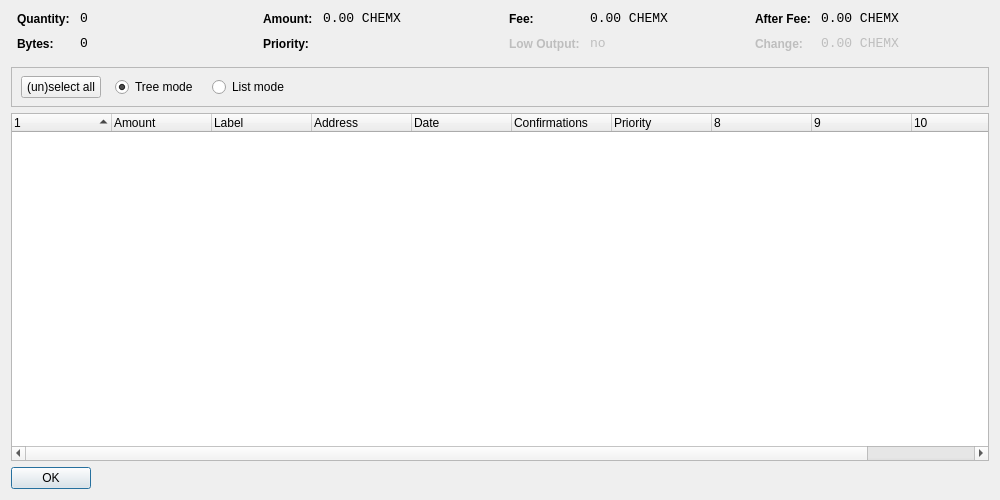
<?xml version="1.0" encoding="UTF-8"?>
<ui version="4.0">
 <class>CoinControlDialog</class>
 <widget class="QDialog" name="CoinControlDialog">
  <property name="geometry">
   <rect>
    <x>0</x>
    <y>0</y>
    <width>1000</width>
    <height>500</height>
   </rect>
  </property>
  <property name="windowTitle">
   <string>Coin Control</string>
  </property>
  <layout class="QVBoxLayout" name="verticalLayout">
   <item>
    <layout class="QHBoxLayout" name="horizontalLayoutTop" stretch="0,0,0,0">
     <property name="topMargin">
      <number>0</number>
     </property>
     <property name="bottomMargin">
      <number>10</number>
     </property>
     <item>
      <layout class="QFormLayout" name="formLayoutCoinControl1">
       <property name="horizontalSpacing">
        <number>10</number>
       </property>
       <property name="verticalSpacing">
        <number>10</number>
       </property>
       <property name="leftMargin">
        <number>6</number>
       </property>
       <property name="rightMargin">
        <number>6</number>
       </property>
       <item row="0" column="0">
        <widget class="QLabel" name="labelCoinControlQuantityText">
         <property name="styleSheet">
          <string notr="true">font-weight:bold;</string>
         </property>
         <property name="text">
          <string>Quantity:</string>
         </property>
        </widget>
       </item>
       <item row="0" column="1">
        <widget class="QLabel" name="labelCoinControlQuantity">
         <property name="font">
          <font>
           <family>Monospace</family>
           <pointsize>10</pointsize>
          </font>
         </property>
         <property name="cursor">
          <cursorShape>IBeamCursor</cursorShape>
         </property>
         <property name="contextMenuPolicy">
          <enum>Qt::ActionsContextMenu</enum>
         </property>
         <property name="text">
          <string notr="true">0</string>
         </property>
         <property name="textInteractionFlags">
          <set>Qt::LinksAccessibleByMouse|Qt::TextSelectableByKeyboard|Qt::TextSelectableByMouse</set>
         </property>
        </widget>
       </item>
       <item row="1" column="0">
        <widget class="QLabel" name="labelCoinControlBytesText">
         <property name="styleSheet">
          <string notr="true">font-weight:bold;</string>
         </property>
         <property name="text">
          <string>Bytes:</string>
         </property>
        </widget>
       </item>
       <item row="1" column="1">
        <widget class="QLabel" name="labelCoinControlBytes">
         <property name="font">
          <font>
           <family>Monospace</family>
           <pointsize>10</pointsize>
          </font>
         </property>
         <property name="cursor">
          <cursorShape>IBeamCursor</cursorShape>
         </property>
         <property name="contextMenuPolicy">
          <enum>Qt::ActionsContextMenu</enum>
         </property>
         <property name="text">
          <string notr="true">0</string>
         </property>
         <property name="textInteractionFlags">
          <set>Qt::LinksAccessibleByMouse|Qt::TextSelectableByKeyboard|Qt::TextSelectableByMouse</set>
         </property>
        </widget>
       </item>
      </layout>
     </item>
     <item>
      <layout class="QFormLayout" name="formLayoutCoinControl2">
       <property name="horizontalSpacing">
        <number>10</number>
       </property>
       <property name="verticalSpacing">
        <number>10</number>
       </property>
       <property name="leftMargin">
        <number>6</number>
       </property>
       <property name="rightMargin">
        <number>6</number>
       </property>
       <item row="0" column="0">
        <widget class="QLabel" name="labelCoinControlAmountText">
         <property name="styleSheet">
          <string notr="true">font-weight:bold;</string>
         </property>
         <property name="text">
          <string>Amount:</string>
         </property>
        </widget>
       </item>
       <item row="0" column="1">
        <widget class="QLabel" name="labelCoinControlAmount">
         <property name="font">
          <font>
           <family>Monospace</family>
           <pointsize>10</pointsize>
          </font>
         </property>
         <property name="cursor">
          <cursorShape>IBeamCursor</cursorShape>
         </property>
         <property name="contextMenuPolicy">
          <enum>Qt::ActionsContextMenu</enum>
         </property>
         <property name="text">
          <string notr="true">0.00 CHEMX</string>
         </property>
         <property name="textInteractionFlags">
          <set>Qt::LinksAccessibleByMouse|Qt::TextSelectableByKeyboard|Qt::TextSelectableByMouse</set>
         </property>
        </widget>
       </item>
       <item row="1" column="0">
        <widget class="QLabel" name="labelCoinControlPriorityText">
         <property name="styleSheet">
          <string notr="true">font-weight:bold;</string>
         </property>
         <property name="text">
          <string>Priority:</string>
         </property>
        </widget>
       </item>
       <item row="1" column="1">
        <widget class="QLabel" name="labelCoinControlPriority">
         <property name="font">
          <font>
           <family>Monospace</family>
           <pointsize>10</pointsize>
          </font>
         </property>
         <property name="cursor">
          <cursorShape>IBeamCursor</cursorShape>
         </property>
         <property name="contextMenuPolicy">
          <enum>Qt::ActionsContextMenu</enum>
         </property>
         <property name="text">
          <string/>
         </property>
         <property name="textInteractionFlags">
          <set>Qt::LinksAccessibleByMouse|Qt::TextSelectableByKeyboard|Qt::TextSelectableByMouse</set>
         </property>
        </widget>
       </item>
      </layout>
     </item>
     <item>
      <layout class="QFormLayout" name="formLayoutCoinControl3">
       <property name="horizontalSpacing">
        <number>10</number>
       </property>
       <property name="verticalSpacing">
        <number>10</number>
       </property>
       <property name="leftMargin">
        <number>6</number>
       </property>
       <property name="rightMargin">
        <number>6</number>
       </property>
       <item row="0" column="0">
        <widget class="QLabel" name="labelCoinControlFeeText">
         <property name="styleSheet">
          <string notr="true">font-weight:bold;</string>
         </property>
         <property name="text">
          <string>Fee:</string>
         </property>
        </widget>
       </item>
       <item row="0" column="1">
        <widget class="QLabel" name="labelCoinControlFee">
         <property name="font">
          <font>
           <family>Monospace</family>
           <pointsize>10</pointsize>
          </font>
         </property>
         <property name="cursor">
          <cursorShape>IBeamCursor</cursorShape>
         </property>
         <property name="contextMenuPolicy">
          <enum>Qt::ActionsContextMenu</enum>
         </property>
         <property name="text">
          <string notr="true">0.00 CHEMX</string>
         </property>
         <property name="textInteractionFlags">
          <set>Qt::LinksAccessibleByMouse|Qt::TextSelectableByKeyboard|Qt::TextSelectableByMouse</set>
         </property>
        </widget>
       </item>
       <item row="1" column="0">
        <widget class="QLabel" name="labelCoinControlLowOutputText">
         <property name="enabled">
          <bool>false</bool>
         </property>
         <property name="styleSheet">
          <string notr="true">font-weight:bold;</string>
         </property>
         <property name="text">
          <string>Low Output:</string>
         </property>
        </widget>
       </item>
       <item row="1" column="1">
        <widget class="QLabel" name="labelCoinControlLowOutput">
         <property name="enabled">
          <bool>false</bool>
         </property>
         <property name="font">
          <font>
           <family>Monospace</family>
           <pointsize>10</pointsize>
          </font>
         </property>
         <property name="cursor">
          <cursorShape>IBeamCursor</cursorShape>
         </property>
         <property name="contextMenuPolicy">
          <enum>Qt::ActionsContextMenu</enum>
         </property>
         <property name="text">
          <string notr="true">no</string>
         </property>
         <property name="textInteractionFlags">
          <set>Qt::LinksAccessibleByMouse|Qt::TextSelectableByKeyboard|Qt::TextSelectableByMouse</set>
         </property>
        </widget>
       </item>
      </layout>
     </item>
     <item>
      <layout class="QFormLayout" name="formLayoutCoinControl4">
       <property name="horizontalSpacing">
        <number>10</number>
       </property>
       <property name="verticalSpacing">
        <number>10</number>
       </property>
       <property name="leftMargin">
        <number>6</number>
       </property>
       <property name="rightMargin">
        <number>6</number>
       </property>
       <item row="0" column="0">
        <widget class="QLabel" name="labelCoinControlAfterFeeText">
         <property name="styleSheet">
          <string notr="true">font-weight:bold;</string>
         </property>
         <property name="text">
          <string>After Fee:</string>
         </property>
        </widget>
       </item>
       <item row="0" column="1">
        <widget class="QLabel" name="labelCoinControlAfterFee">
         <property name="font">
          <font>
           <family>Monospace</family>
           <pointsize>10</pointsize>
          </font>
         </property>
         <property name="cursor">
          <cursorShape>IBeamCursor</cursorShape>
         </property>
         <property name="contextMenuPolicy">
          <enum>Qt::ActionsContextMenu</enum>
         </property>
         <property name="text">
          <string notr="true">0.00 CHEMX</string>
         </property>
         <property name="textInteractionFlags">
          <set>Qt::LinksAccessibleByMouse|Qt::TextSelectableByKeyboard|Qt::TextSelectableByMouse</set>
         </property>
        </widget>
       </item>
       <item row="1" column="0">
        <widget class="QLabel" name="labelCoinControlChangeText">
         <property name="enabled">
          <bool>false</bool>
         </property>
         <property name="styleSheet">
          <string notr="true">font-weight:bold;</string>
         </property>
         <property name="text">
          <string>Change:</string>
         </property>
        </widget>
       </item>
       <item row="1" column="1">
        <widget class="QLabel" name="labelCoinControlChange">
         <property name="enabled">
          <bool>false</bool>
         </property>
         <property name="font">
          <font>
           <family>Monospace</family>
           <pointsize>10</pointsize>
          </font>
         </property>
         <property name="cursor">
          <cursorShape>IBeamCursor</cursorShape>
         </property>
         <property name="contextMenuPolicy">
          <enum>Qt::ActionsContextMenu</enum>
         </property>
         <property name="text">
          <string notr="true">0.00 CHEMX</string>
         </property>
         <property name="textInteractionFlags">
          <set>Qt::LinksAccessibleByMouse|Qt::TextSelectableByKeyboard|Qt::TextSelectableByMouse</set>
         </property>
        </widget>
       </item>
      </layout>
     </item>
    </layout>
   </item>
   <item>
    <widget class="QFrame" name="frame">
     <property name="minimumSize">
      <size>
       <width>0</width>
       <height>40</height>
      </size>
     </property>
     <property name="frameShape">
      <enum>QFrame::StyledPanel</enum>
     </property>
     <property name="frameShadow">
      <enum>QFrame::Sunken</enum>
     </property>
     <widget class="QWidget" name="horizontalLayoutWidget">
      <property name="geometry">
       <rect>
        <x>10</x>
        <y>0</y>
        <width>781</width>
        <height>41</height>
       </rect>
      </property>
      <layout class="QHBoxLayout" name="horizontalLayoutPanel" stretch="0,0,0,0,0">
       <property name="spacing">
        <number>14</number>
       </property>
       <item>
        <widget class="QPushButton" name="pushButtonSelectAll">
         <property name="sizePolicy">
          <sizepolicy hsizetype="Maximum" vsizetype="Fixed">
           <horstretch>0</horstretch>
           <verstretch>0</verstretch>
          </sizepolicy>
         </property>
         <property name="text">
          <string>(un)select all</string>
         </property>
        </widget>
       </item>
       <item>
        <widget class="QRadioButton" name="radioTreeMode">
         <property name="sizePolicy">
          <sizepolicy hsizetype="Maximum" vsizetype="Fixed">
           <horstretch>0</horstretch>
           <verstretch>0</verstretch>
          </sizepolicy>
         </property>
         <property name="text">
          <string>Tree mode</string>
         </property>
         <property name="checked">
          <bool>true</bool>
         </property>
        </widget>
       </item>
       <item>
        <widget class="QRadioButton" name="radioListMode">
         <property name="sizePolicy">
          <sizepolicy hsizetype="Maximum" vsizetype="Fixed">
           <horstretch>0</horstretch>
           <verstretch>0</verstretch>
          </sizepolicy>
         </property>
         <property name="text">
          <string>List mode</string>
         </property>
        </widget>
       </item>
       <item>
        <spacer name="horizontalSpacer">
         <property name="orientation">
          <enum>Qt::Horizontal</enum>
         </property>
         <property name="sizeHint" stdset="0">
          <size>
           <width>40</width>
           <height>20</height>
          </size>
         </property>
        </spacer>
       </item>
      </layout>
     </widget>
    </widget>
   </item>
   <item>
    <widget class="CoinControlTreeWidget" name="treeWidget">
     <property name="contextMenuPolicy">
      <enum>Qt::CustomContextMenu</enum>
     </property>
     <property name="sortingEnabled">
      <bool>false</bool>
     </property>
     <property name="columnCount">
      <number>11</number>
     </property>
     <attribute name="headerShowSortIndicator" stdset="0">
      <bool>true</bool>
     </attribute>
     <attribute name="headerStretchLastSection">
      <bool>false</bool>
     </attribute>
     <column>
      <property name="text">
       <string/>
      </property>
     </column>
     <column>
      <property name="text">
       <string>Amount</string>
      </property>
     </column>
     <column>
      <property name="text">
       <string>Label</string>
      </property>
     </column>
     <column>
      <property name="text">
       <string>Address</string>
      </property>
     </column>
     <column>
      <property name="text">
       <string>Date</string>
      </property>
     </column>
     <column>
      <property name="text">
       <string>Confirmations</string>
      </property>
      <property name="toolTip">
       <string>Confirmed</string>
      </property>
     </column>
     <column>
      <property name="text">
       <string>Priority</string>
      </property>
     </column>
     <column>
      <property name="text">
       <string/>
      </property>
     </column>
     <column>
      <property name="text">
       <string/>
      </property>
     </column>
     <column>
      <property name="text">
       <string/>
      </property>
     </column>
     <column>
      <property name="text">
       <string/>
      </property>
     </column>
    </widget>
   </item>
   <item>
    <widget class="QDialogButtonBox" name="buttonBox">
     <property name="sizePolicy">
      <sizepolicy hsizetype="Maximum" vsizetype="Fixed">
       <horstretch>0</horstretch>
       <verstretch>0</verstretch>
      </sizepolicy>
     </property>
     <property name="orientation">
      <enum>Qt::Horizontal</enum>
     </property>
     <property name="standardButtons">
      <set>QDialogButtonBox::Ok</set>
     </property>
    </widget>
   </item>
  </layout>
 </widget>
 <customwidgets>
  <customwidget>
   <class>CoinControlTreeWidget</class>
   <extends>QTreeWidget</extends>
   <header>coincontroltreewidget.h</header>
  </customwidget>
 </customwidgets>
 <resources/>
 <connections/>
</ui>
